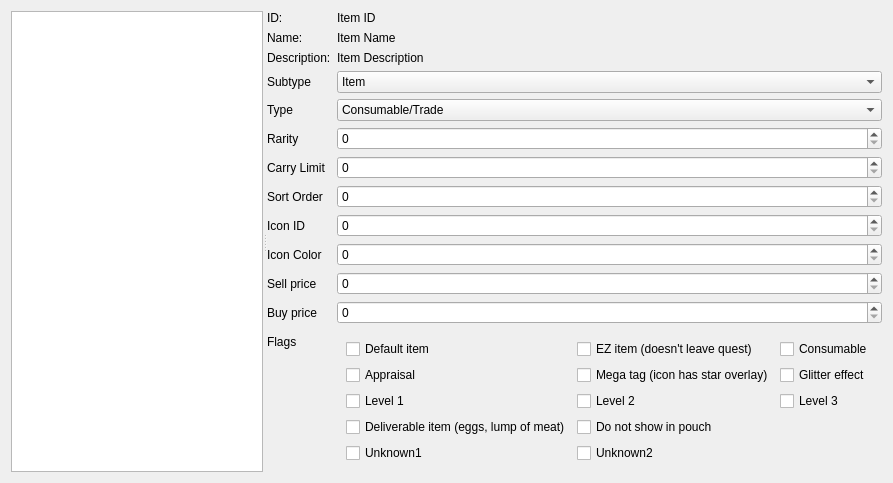
<?xml version="1.0" encoding="UTF-8"?>
<ui version="4.0">
  <class>ItemEditorForm</class>
  <widget class="QWidget" name="item_editor">
    <layout class="QVBoxLayout" name="main_layout">
      <item>
        <widget class="QSplitter" name="splitter">
          <property name="orientation">
            <enum>Qt::Horizontal</enum>
          </property>
          <property name="childrenCollapsible">
            <bool>false</bool>
          </property>
          <widget class="SortFilterTreeView" name="item_browser">
          </widget>
          <widget class="QWidget" name="itemFields">
            <layout class="QFormLayout" name="formLayout">
              <item row="0" column="0">
                <widget class="QLabel" name="name_label">
                  <property name="text">
                    <string>ID:</string>
                  </property>
                </widget>
              </item>
              <item row="0" column="1">
                <widget class="QLabel" name="id_value">
                  <property name="text">
                    <string>Item ID</string>
                  </property>
                </widget>
              </item>
              <!-- ROW -->
              <item row="1" column="0">
                <widget class="QLabel" name="name_label">
                  <property name="text">
                    <string>Name:</string>
                  </property>
                </widget>
              </item>
              <item row="1" column="1">
                <widget class="QLabel" name="name_value">
                  <property name="text">
                    <string>Item Name</string>
                  </property>
                </widget>
              </item>
              <!-- ROW -->
              <item row="2" column="0">
                <widget class="QLabel" name="description_label">
                  <property name="text">
                    <string>Description:</string>
                  </property>
                </widget>
              </item>
              <item row="2" column="1">
                <widget class="QLabel" name="description_value">
                  <property name="text">
                    <string>Item Description</string>
                  </property>
                </widget>
              </item>
              <!-- ROW -->
              <item row="3" column="0">
                <widget class="QLabel" name="subtype_label">
                  <property name="text">
                    <string>Subtype</string>
                  </property>
                </widget>
              </item>
              <item row="3" column="1">
                <widget class="QComboBox" name="subtype_value">
                  <item>
                    <property name="text">
                      <string>Item</string>
                    </property>
                  </item>
                  <item>
                    <property name="text">
                      <string>Ammunition</string>
                    </property>
                  </item>
                  <item>
                    <property name="text">
                      <string>---</string>
                    </property>
                  </item>
                  <item>
                    <property name="text">
                      <string>---</string>
                    </property>
                  </item>
                  <item>
                    <property name="text">
                      <string>Coating</string>
                    </property>
                  </item>
                </widget>
              </item>
              <!-- ROW -->
              <item row="4" column="0">
                <widget class="QLabel" name="type_label">
                  <property name="text">
                    <string>Type</string>
                  </property>
                </widget>
              </item>
              <item row="4" column="1">
                <widget class="QComboBox" name="type_value">
                  <item>
                    <property name="text">
                      <string>Consumable/Trade</string>
                    </property>
                  </item>
                  <item>
                    <property name="text">
                      <string>Monster Material</string>
                    </property>
                  </item>
                  <item>
                    <property name="text">
                      <string>Endemic Life</string>
                    </property>
                  </item>
                  <item>
                    <property name="text">
                      <string>Ammunition/Coating</string>
                    </property>
                  </item>
                  <item>
                    <property name="text">
                      <string>Jewel</string>
                    </property>
                  </item>
                </widget>
              </item>
              <!-- ROW -->
              <item row="5" column="0">
                <widget class="QLabel" name="rarity_label">
                  <property name="text">
                    <string>Rarity</string>
                  </property>
                </widget>
              </item>
              <item row="5" column="1">
                <widget class="QSpinBox" name="rarity_value">
                  <property name="maximum">
                    <number>9</number>
                  </property>
                </widget>
              </item>
              <!-- ROW -->
              <item row="6" column="0">
                <widget class="QLabel" name="carry_label">
                  <property name="text">
                    <string>Carry Limit</string>
                  </property>
                </widget>
              </item>
              <item row="6" column="1">
                <widget class="QSpinBox" name="carry_limit_value">
                  <property name="minimum">
                    <number>0</number>
                  </property>
                  <property name="maximum">
                    <number>255</number>
                  </property>
                </widget>
              </item>
              <!-- ROW -->
              <item row="7" column="0">
                <widget class="QLabel" name="sort_order_label">
                  <property name="text">
                    <string>Sort Order</string>
                  </property>
                </widget>
              </item>
              <item row="7" column="1">
                <widget class="QSpinBox" name="sort_order_value">
                  <property name="maximum">
                    <number>65535</number>
                  </property>
                </widget>
              </item>
              <!-- ROW -->
              <item row="8" column="0">
                <widget class="QLabel" name="icon_id_label">
                  <property name="text">
                    <string>Icon ID</string>
                  </property>
                </widget>
              </item>
              <item row="8" column="1">
                <widget class="QSpinBox" name="icon_id_value">
                  <property name="maximum">
                    <number>65535</number>
                  </property>
                </widget>
              </item>
              <!-- ROW -->
              <item row="9" column="0">
                <widget class="QLabel" name="icon_color_label">
                  <property name="text">
                    <string>Icon Color</string>
                  </property>
                </widget>
              </item>
              <item row="9" column="1">
                <widget class="QSpinBox" name="icon_color_value">
                  <property name="maximum">
                    <number>65535</number>
                  </property>
                </widget>
              </item>
              <!-- ROW -->
              <item row="10" column="0">
                <widget class="QLabel" name="sell_price_label">
                  <property name="text">
                    <string>Sell price</string>
                  </property>
                </widget>
              </item>
              <item row="10" column="1">
                <widget class="QSpinBox" name="sell_price_value">
                  <property name="minimum">
                    <number>0</number>
                  </property>
                  <property name="maximum">
                    <number>1000000</number>
                  </property>
                </widget>
              </item>
              <!-- ROW -->
              <item row="11" column="0">
                <widget class="QLabel" name="buy_price_label">
                  <property name="text">
                    <string>Buy price</string>
                  </property>
                </widget>
              </item>
              <item row="11" column="1">
                <widget class="QSpinBox" name="buy_price_value">
                  <property name="minimum">
                    <number>0</number>
                  </property>
                  <property name="maximum">
                    <number>1000000</number>
                  </property>
                </widget>
              </item>
              <!-- ROW -->
              <item row="12" column="0">
                <widget class="QLabel" name="flags_label">
                  <property name="text">
                    <string>Flags</string>
                  </property>
                </widget>
              </item>
              <item row="12" column="1">
                <widget class="QWidget" name="flags_container">
                  <layout class="QGridLayout" name="flags_container_layout">
                    <!-- ROW: 0 -->
                    <item row="0" column="0">
                      <widget class="QCheckBox" name="flag_is_default_item">
                        <property name="text">
                          <string>Default item</string>
                        </property>
                      </widget>
                    </item>
                    <item row="0" column="1">
                      <widget class="QCheckBox" name="flag_is_quest_only">
                        <property name="text">
                          <string>EZ item (doesn't leave quest)</string>
                        </property>
                      </widget>
                    </item>
                    <item row="0" column="2">
                      <widget class="QCheckBox" name="flag_is_consumable">
                        <property name="text">
                          <string>Consumable</string>
                        </property>
                      </widget>
                    </item>
                    <!-- ROW: 1 -->
                    <item row="1" column="0">
                      <widget class="QCheckBox" name="flag_is_appraisal">
                        <property name="text">
                          <string>Appraisal</string>
                        </property>
                      </widget>
                    </item>
                    <item row="1" column="1">
                      <widget class="QCheckBox" name="flag_is_mega">
                        <property name="text">
                          <string>Mega tag (icon has star overlay)</string>
                        </property>
                      </widget>
                    </item>
                    <item row="1" column="2">
                      <widget class="QCheckBox" name="flag_is_glitter">
                        <property name="text">
                          <string>Glitter effect</string>
                        </property>
                      </widget>
                    </item>
                    <!-- ROW: 2 -->
                    <item row="2" column="0">
                      <widget class="QCheckBox" name="flag_is_level_one">
                        <property name="text">
                          <string>Level 1</string>
                        </property>
                      </widget>
                    </item>
                    <item row="2" column="1">
                      <widget class="QCheckBox" name="flag_is_level_two">
                        <property name="text">
                          <string>Level 2</string>
                        </property>
                      </widget>
                    </item>
                    <item row="2" column="2">
                      <widget class="QCheckBox" name="flag_is_level_three">
                        <property name="text">
                          <string>Level 3</string>
                        </property>
                      </widget>
                    </item>
                    <!-- ROW: 3 -->
                    <item row="3" column="0">
                      <widget class="QCheckBox" name="flag_is_deliverable">
                        <property name="text">
                          <string>Deliverable item (eggs, lump of meat)</string>
                        </property>
                      </widget>
                    </item>
                    <item row="3" column="1">
                      <widget class="QCheckBox" name="flag_is_not_shown">
                        <property name="text">
                          <string>Do not show in pouch</string>
                        </property>
                      </widget>
                    </item>
                    <!-- ROW: 4 -->
                    <item row="4" column="0">
                      <widget class="QCheckBox" name="flag_unknown1">
                        <property name="text">
                          <string>Unknown1</string>
                        </property>
                      </widget>
                    </item>
                    <item row="4" column="1">
                      <widget class="QCheckBox" name="flag_unknown2">
                        <property name="text">
                          <string>Unknown2</string>
                        </property>
                      </widget>
                    </item>
                  </layout>
                </widget>
              </item>
            </layout>
          </widget>
        </widget>
      </item>
    </layout>
  </widget>
  <resources/>
  <connections/>
  <customwidgets>
    <customwidget>
      <class>SortFilterTreeView</class>
      <extends>QTreeView</extends>
      <header>mhw_armor_edit.struct_table</header>
    </customwidget>
  </customwidgets>
</ui>
